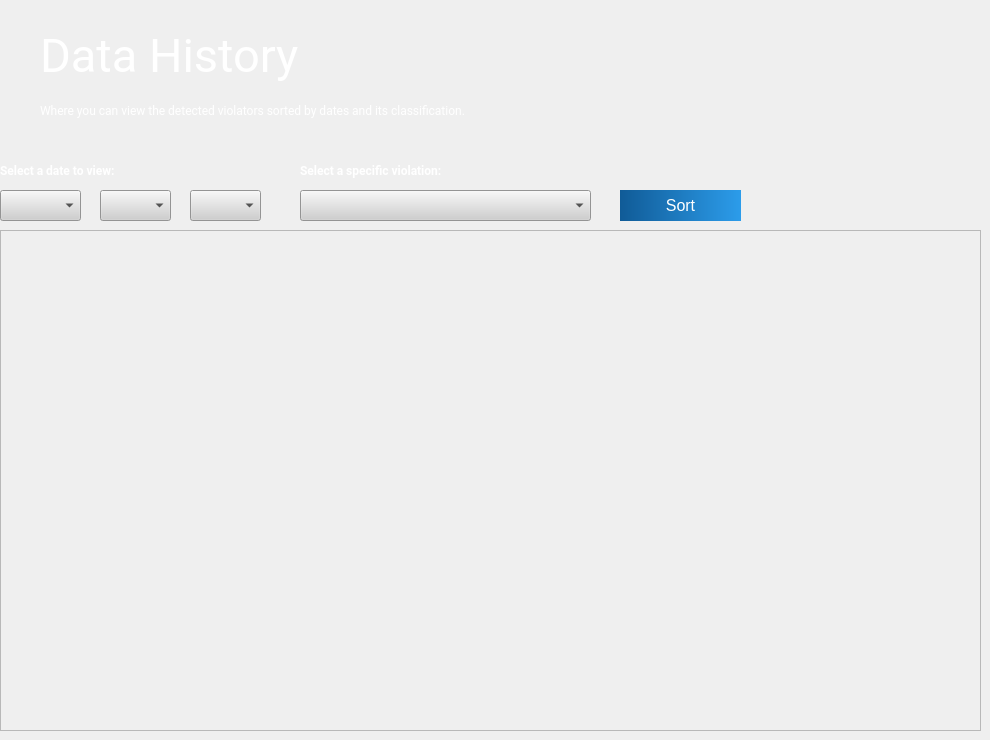
       <widget class="QWidget" name="dataHistory_page">
        <widget class="QComboBox" name="comboClasses">
         <property name="geometry">
          <rect>
           <x>300</x>
           <y>190</y>
           <width>291</width>
           <height>31</height>
          </rect>
         </property>
         <property name="font">
          <font>
           <family>Roboto</family>
           <pointsize>10</pointsize>
           <weight>75</weight>
           <bold>true</bold>
          </font>
         </property>
         <property name="styleSheet">
          <string notr="true">QComboBox{

background-color:rgb(207, 207, 207);
}

QListView
{
background-color:rgb(207, 207, 207);
}
</string>
         </property>
        </widget>
        <widget class="QLabel" name="label_28">
         <property name="geometry">
          <rect>
           <x>0</x>
           <y>0</y>
           <width>981</width>
           <height>141</height>
          </rect>
         </property>
         <property name="text">
          <string/>
         </property>
         <property name="pixmap">
          <pixmap resource="detechRs.qrc">:/images/images/titleRectangle.png</pixmap>
         </property>
        </widget>
        <widget class="QLabel" name="label_29">
         <property name="geometry">
          <rect>
           <x>40</x>
           <y>20</y>
           <width>371</width>
           <height>71</height>
          </rect>
         </property>
         <property name="font">
          <font>
           <family>Roboto</family>
           <pointsize>35</pointsize>
           <weight>50</weight>
           <bold>false</bold>
          </font>
         </property>
         <property name="styleSheet">
          <string notr="true">background-color: rgb(0,0,0,0%);
color: rgb(255, 255, 255)</string>
         </property>
         <property name="text">
          <string>Data History</string>
         </property>
        </widget>
        <widget class="QLabel" name="label_30">
         <property name="geometry">
          <rect>
           <x>40</x>
           <y>100</y>
           <width>561</width>
           <height>21</height>
          </rect>
         </property>
         <property name="font">
          <font>
           <family>Roboto</family>
           <pointsize>9</pointsize>
           <weight>50</weight>
           <bold>false</bold>
          </font>
         </property>
         <property name="styleSheet">
          <string notr="true">background-color: rgb(0,0,0,0%);
color: rgb(255, 255, 255)</string>
         </property>
         <property name="text">
          <string>Where you can view the detected violators sorted by dates and its classification.</string>
         </property>
        </widget>
        <widget class="QLabel" name="label_31">
         <property name="geometry">
          <rect>
           <x>0</x>
           <y>160</y>
           <width>151</width>
           <height>20</height>
          </rect>
         </property>
         <property name="font">
          <font>
           <family>Roboto</family>
           <pointsize>9</pointsize>
           <weight>75</weight>
           <bold>true</bold>
          </font>
         </property>
         <property name="styleSheet">
          <string notr="true">background-color: rgb(0,0,0,0%);
color: rgb(255, 255, 255)</string>
         </property>
         <property name="text">
          <string>Select a date to view:</string>
         </property>
        </widget>
        <widget class="QLabel" name="label_32">
         <property name="geometry">
          <rect>
           <x>300</x>
           <y>160</y>
           <width>181</width>
           <height>21</height>
          </rect>
         </property>
         <property name="font">
          <font>
           <family>Roboto</family>
           <pointsize>9</pointsize>
           <weight>75</weight>
           <bold>true</bold>
          </font>
         </property>
         <property name="styleSheet">
          <string notr="true">background-color: rgb(0,0,0,0%);
color: rgb(255, 255, 255)</string>
         </property>
         <property name="text">
          <string>Select a specific violation:</string>
         </property>
        </widget>
        <widget class="QComboBox" name="comboYear">
         <property name="geometry">
          <rect>
           <x>0</x>
           <y>190</y>
           <width>81</width>
           <height>31</height>
          </rect>
         </property>
         <property name="font">
          <font>
           <family>Roboto</family>
           <pointsize>10</pointsize>
           <weight>75</weight>
           <bold>true</bold>
          </font>
         </property>
         <property name="styleSheet">
          <string notr="true">QComboBox{

background-color:rgb(207, 207, 207);
}

QListView
{
background-color:rgb(207, 207, 207);
}
</string>
         </property>
        </widget>
        <widget class="QComboBox" name="comboMonth">
         <property name="geometry">
          <rect>
           <x>100</x>
           <y>190</y>
           <width>71</width>
           <height>31</height>
          </rect>
         </property>
         <property name="font">
          <font>
           <family>Roboto</family>
           <pointsize>10</pointsize>
           <weight>75</weight>
           <bold>true</bold>
          </font>
         </property>
         <property name="styleSheet">
          <string notr="true">QComboBox{

background-color:rgb(207, 207, 207);
}

QListView
{
background-color:rgb(207, 207, 207);
}
</string>
         </property>
        </widget>
        <widget class="QComboBox" name="comboDate">
         <property name="geometry">
          <rect>
           <x>190</x>
           <y>190</y>
           <width>71</width>
           <height>31</height>
          </rect>
         </property>
         <property name="font">
          <font>
           <family>Roboto</family>
           <pointsize>10</pointsize>
           <weight>75</weight>
           <bold>true</bold>
          </font>
         </property>
         <property name="styleSheet">
          <string notr="true">QComboBox{

background-color:rgb(207, 207, 207);
}

QListView
{
background-color:rgb(207, 207, 207);
}
</string>
         </property>
        </widget>
        <widget class="QPushButton" name="sortButton">
         <property name="geometry">
          <rect>
           <x>620</x>
           <y>190</y>
           <width>121</width>
           <height>31</height>
          </rect>
         </property>
         <property name="font">
          <font>
           <pointsize>12</pointsize>
           <weight>50</weight>
           <italic>false</italic>
           <bold>false</bold>
          </font>
         </property>
         <property name="styleSheet">
          <string notr="true">QPushButton {
background-color: qlineargradient(spread:pad, x1:0, y1:0, x2:1, y2:0, stop:0 rgba(16, 91, 151, 255), stop:1 rgba(44, 156, 234, 255));
color: white;
border-radius: 20px;
}

QPushButton:hover {
    background: qradialgradient(
        cx: 0.3, cy: -0.4, fx: 0.3, fy: -0.4,
        radius: 1.35, stop: 0 rgb(119, 88, 127), stop: 1 rgb(28, 96, 255)
        );
    }

QPushButton:pressed {
    border-style: inset;
    background: qradialgradient(
        cx: 0.4, cy: -0.1, fx: 0.4, fy: -0.1,
        radius: 1.35, stop: 0 rgb(17, 21, 255), stop: 1 #ddd
        );
    }</string>
         </property>
         <property name="text">
          <string>Sort</string>
         </property>
         <property name="icon">
          <iconset resource="detechRs.qrc">
           <normaloff>:/images/images/ri_login-circle-fill.png</normaloff>:/images/images/ri_login-circle-fill.png</iconset>
         </property>
         <property name="iconSize">
          <size>
           <width>30</width>
           <height>30</height>
          </size>
         </property>
        </widget>
        <widget class="QScrollArea" name="scroll">
         <property name="geometry">
          <rect>
           <x>0</x>
           <y>230</y>
           <width>981</width>
           <height>501</height>
          </rect>
         </property>
         <property name="sizePolicy">
          <sizepolicy hsizetype="Fixed" vsizetype="Expanding">
           <horstretch>0</horstretch>
           <verstretch>0</verstretch>
          </sizepolicy>
         </property>
         <property name="widgetResizable">
          <bool>true</bool>
         </property>
         <widget class="QWidget" name="scrollAreaWidgetContents_3">
          <property name="geometry">
           <rect>
            <x>0</x>
            <y>0</y>
            <width>979</width>
            <height>499</height>
           </rect>
          </property>
         </widget>
        </widget>
       </widget>
